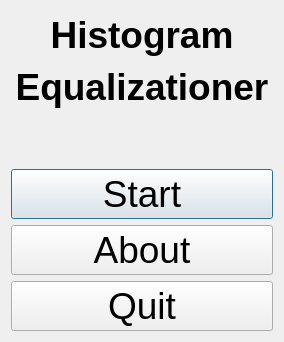
<?xml version="1.0" encoding="UTF-8"?>
<ui version="4.0">
 <class>QtHistogramEqualizationerMenuDialog</class>
 <widget class="QDialog" name="QtHistogramEqualizationerMenuDialog">
  <property name="geometry">
   <rect>
    <x>0</x>
    <y>0</y>
    <width>284</width>
    <height>342</height>
   </rect>
  </property>
  <property name="font">
   <font>
    <pointsize>28</pointsize>
   </font>
  </property>
  <property name="windowTitle">
   <string>GaborFilter</string>
  </property>
  <property name="windowIcon">
   <iconset>
    <normaloff>:/images/R.png</normaloff>:/images/R.png</iconset>
  </property>
  <layout class="QVBoxLayout" name="verticalLayout">
   <item>
    <widget class="QLabel" name="label_title">
     <property name="font">
      <font>
       <pointsize>28</pointsize>
       <weight>75</weight>
       <bold>true</bold>
      </font>
     </property>
     <property name="text">
      <string>Histogram</string>
     </property>
     <property name="alignment">
      <set>Qt::AlignCenter</set>
     </property>
    </widget>
   </item>
   <item>
    <widget class="QLabel" name="label_title_2">
     <property name="font">
      <font>
       <pointsize>28</pointsize>
       <weight>75</weight>
       <bold>true</bold>
      </font>
     </property>
     <property name="text">
      <string>Equalizationer</string>
     </property>
     <property name="alignment">
      <set>Qt::AlignCenter</set>
     </property>
    </widget>
   </item>
   <item>
    <widget class="QLabel" name="image_gabor">
     <property name="text">
      <string/>
     </property>
     <property name="pixmap">
      <pixmap>:/images/ToolGaborFilter.png</pixmap>
     </property>
     <property name="alignment">
      <set>Qt::AlignCenter</set>
     </property>
    </widget>
   </item>
   <item>
    <widget class="QPushButton" name="button_start">
     <property name="text">
      <string>Start</string>
     </property>
    </widget>
   </item>
   <item>
    <widget class="QPushButton" name="button_about">
     <property name="text">
      <string>About</string>
     </property>
    </widget>
   </item>
   <item>
    <widget class="QPushButton" name="button_quit">
     <property name="text">
      <string>Quit</string>
     </property>
    </widget>
   </item>
  </layout>
 </widget>
 <layoutdefault spacing="6" margin="11"/>
 <resources/>
 <connections/>
</ui>
